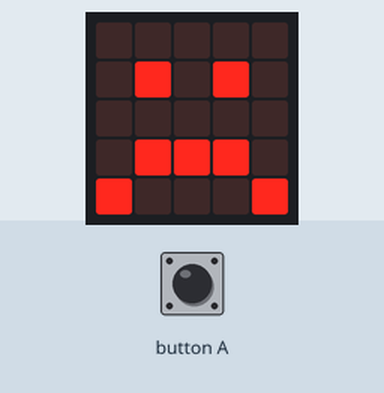
Recording of a program running on a simulated BBC micro:bit running MicroPython. Parts: the board's 5×5 LED display. The test bench sets the inputs (shaded band).

Above: at 1.2 s.
1.3 s: button A pressed for 0.15 s
At 1.37 s:
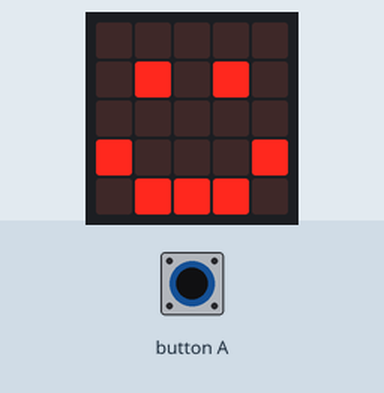
2.9 s: button A pressed for 3.2 s
Timing chart, 0 to 5.9 s (numbered marks = the images above; inputs shaded):
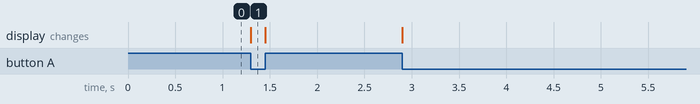

The program:

main.py
```python
# 3 - Pushing My Buttons

from microbit import *

# Again we use a while loop to have our code run continuosly. You're going to use these a lot.

# An if statement will run a bit of code if a condition is met. We can also have an optional thing called an else statement which will run if the abouve if statement does not meet is condition.

while True:
	if button_a.is_pressed():
		display.show(Image.HAPPY)
	else:
		display.show(Image.SAD)

# button_a is another microbit module that we can use. The function is_pressed() will return True if the button is down or False if the button is up. We can also use was_pressed() to figure out if the button has just been pressed. Why don't you try was_pressed() and see what happens?
```

Measured:
- after the input at 1.3 s, the display: changes at once (image 1)
